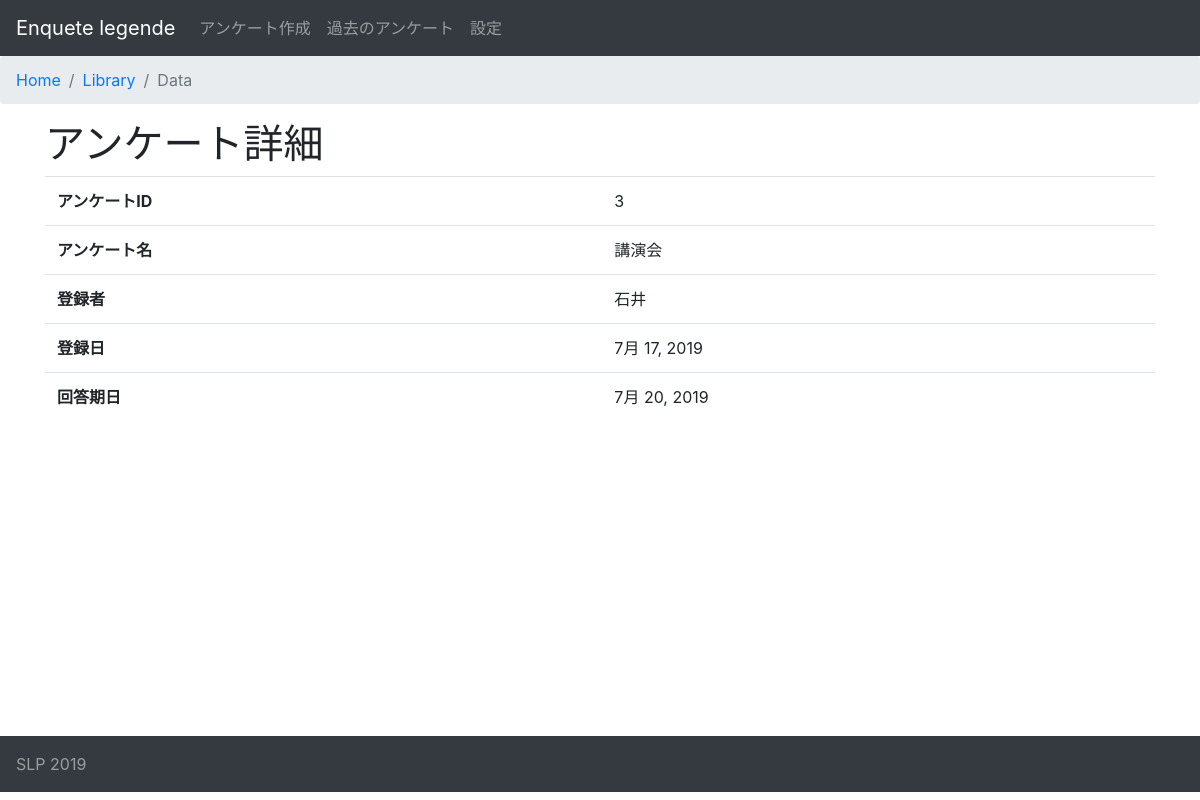
The page /dashborad/detail/3 on the database its author committed.
### dashborad/models.py (models this page shows)
class EnqueteModel(models.Model):
    enquete_id = models.AutoField(primary_key=True)
    enquete_name = models.CharField(max_length=200)
    member_id = models.ForeignKey(MemberModel, on_delete=models.CASCADE)
    registration_date = models.DateField(auto_now_add=True)
    answer_date = models.DateField(null=True)
    delete_flag = models.BooleanField(default=False)

class MemberModel(models.Model):
    member_id = models.AutoField(primary_key=True)
    member_name = models.CharField(max_length=100)
    registration_date = models.DateField(auto_now_add=True)
    delete_flag = models.BooleanField(default=False)

### dashborad/views.py (the view)
# urls.py: path('detail/<int:pk>', EnqueteDetail.as_view(), name='detail'),
class EnqueteDetail(DetailView):
    template_name = 'detail.html'
    model = EnqueteModel

### dashborad/templates/detail.html
{% extends 'base.html' %}
{% block title %}
<h1>アンケート詳細</h1>
{% endblock %}
{% block content %}
<table class="table">
    <tr>
      <th>アンケートID</th>
      <td>{{object.enquete_id}}
    </tr>
    <tr>
      <th>アンケート名</th>
      <td>{{object.enquete_name}}
    </tr>
    <tr>
      <th>登録者</th>
      <td>{{ object.member_id.member_name }}
    </tr>
    <tr>
      <th>登録日</th>
      <td>{{object.registration_date}}
    </tr>
    <tr>
      <th>回答期日</th>
      <td>{{object.answer_date}}
    </tr>
</table>
{% endblock %}

### rows shown on the page
EnqueteModel: enquete_id "3", enquete_name "講演会", member_id.member_name "石井", registration_date "7月 17, 2019", answer_date "7月 20, 2019"
